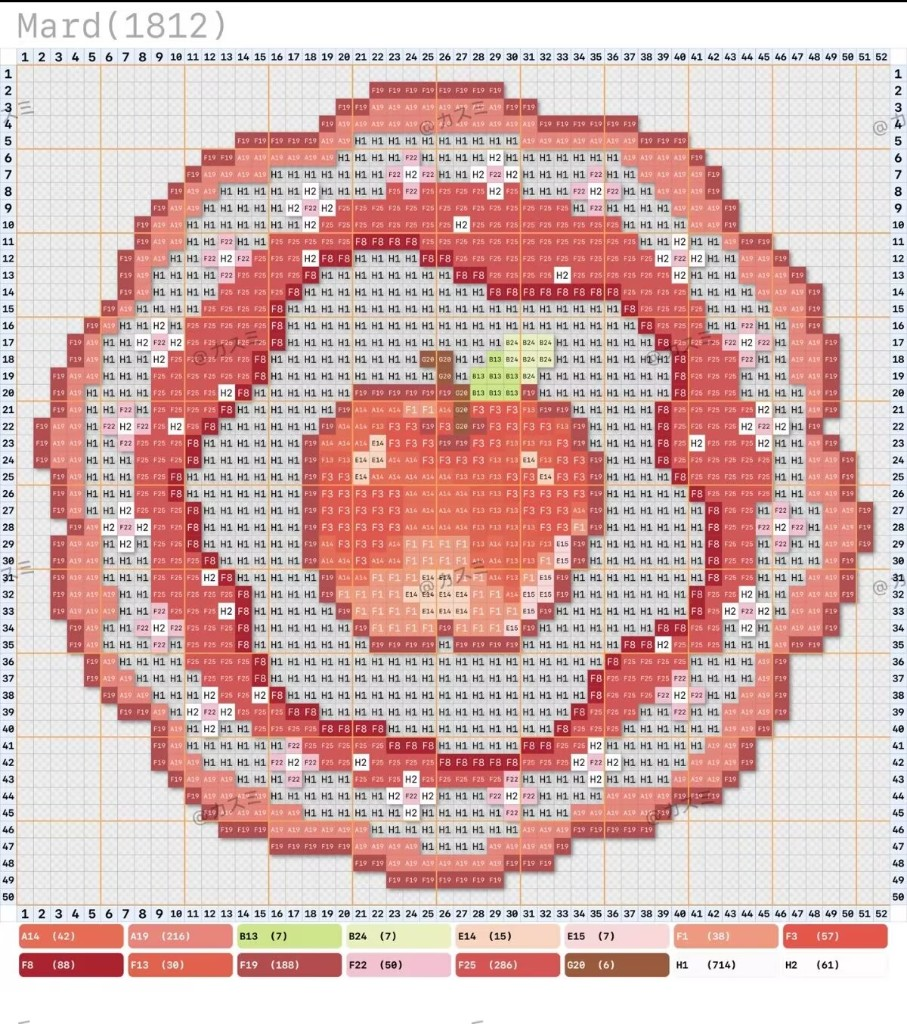
#> input picture sample-chart.png, 907 x 1024 px
$ python app.py ../sample-chart.png
#> lines starting #> are read from the running program, lines starting #| are printed output that depends on the picture; after the words box and inside, x2 and y2 are one past the last pixel; in counts of white or black regions, pixels touching at a corner belong together
### mard_chart_tool/color_match.py
# -*- coding: utf-8 -*-
"""
颜色匹配：RGB → Lab（D65）→ CIEDE2000 → 最近 MARD 色号。
"""
from __future__ import annotations

import numpy as np

from mard221_dict import mard221_dict


def rgb2lab(rgb):
    """
    RGB 转 LAB，D65 白点（与色库预计算 Lab 同一套公式）。
    :param rgb: (R, G, B)，范围 0~255
    :return: [L, a, b]
    """
    r, g, b = rgb[0] / 255.0, rgb[1] / 255.0, rgb[2] / 255.0

    def gamma(x):
        return ((x + 0.055) / 1.055) ** 2.4 if x > 0.04045 else x / 12.92

    r, g, b = gamma(r), gamma(g), gamma(b)
    x = r * 0.4124 + g * 0.3576 + b * 0.1805
    y = r * 0.2127 + g * 0.7152 + b * 0.0722
    z = r * 0.0193 + g * 0.1192 + b * 0.9503

    def f(t):
        return t ** (1 / 3) if t > 0.008856 else (7.787 * t) + (16 / 116)

    l = 116 * f(y) - 16
    a = 500 * (f(x) - f(y))
    b_ = 200 * (f(y) - f(z))
    return [l, a, b_]


# [72 lines left out: function ciede2000, not called in this run]


# 稳定排序的色号列表，供手动改色时循环
SORTED_CODES = sorted(
    mard221_dict.keys(),
    key=lambda c: (c[0], int("".join(ch for ch in c[1:] if ch.isdigit()) or 0)),
)

# 预计算 Lab 缓存（由色库 RGB + rgb2lab），加速整板匹配
_LAB_CACHE = {
    code: rgb2lab((vals[0], vals[1], vals[2]))
    for code, vals in mard221_dict.items()
}


# [24 lines left out: functions find_mard_color, code_to_bgr, not called in this run]

### mard_chart_tool/app.py
# -*- coding: utf-8 -*-
"""
拼豆图纸识别工具（Python + OpenCV + NumPy）

功能：
1. 四点拖拽透视矫正
2. 按行列数切分网格
3. 格内平均 RGB + CIEDE2000 匹配 MARD 色号
4. GUI 预览标注，点击格子可手动改色
5. 导出：标注图 / 色号矩阵 txt / 用量统计

依赖：opencv-python、numpy
运行：
  cd mard_chart_tool
  python app.py
  或：python app.py path/to/chart.png 52 50
  无界面批处理：python app.py path/to/chart.png 52 50 --auto
"""
from __future__ import annotations

import os
import sys
from collections import Counter
from pathlib import Path

import cv2
import numpy as np

from color_match import (
    SORTED_CODES,
    code_to_bgr,
    find_mard_color,
)
from mard221_dict import mard221_dict

# ---------------------------------------------------------------------------
# 全局交互状态
# ---------------------------------------------------------------------------
WIN_SRC = "1-选四点(拖拽)  Enter确认  R重置"
WIN_EDIT = "2-预览改色  左键选格  A/D换色号  S导出  Q退出"


class AppState:
    def __init__(self):
        self.src = None  # 原图 BGR
        self.display = None
        self.points = []  # 四个角点 [[x,y],...] 顺序：左上→右上→右下→左下
        self.drag_idx = -1
        self.cols = 52
        self.rows = 50
        self.warped = None
        self.codes = None  # list[list[str]]
        self.sel = None  # (r, c) 当前选中格
        self.out_dir = Path("output_mard")


STATE = AppState()


# ---------------------------------------------------------------------------
# 透视与网格
# ---------------------------------------------------------------------------
# [61 lines left out: functions order_points, warp_perspective, sample_cell_rgb, recognize_grid, not called in this run]


# ---------------------------------------------------------------------------
# 绘制
# ---------------------------------------------------------------------------
def draw_source_with_points(img, points, drag_idx=-1):
    vis = img.copy()
    n = len(points)
    for i, (x, y) in enumerate(points):
        color = (0, 0, 255) if i == drag_idx else (0, 255, 0)
        cv2.circle(vis, (int(x), int(y)), 10, color, -1)
        cv2.putText(
            vis,
            str(i + 1),
            (int(x) + 12, int(y) - 8),
            cv2.FONT_HERSHEY_SIMPLEX,
            0.8,
            color,
            2,
        )
    if n >= 2:
        for i in range(n):
            if i + 1 < n:
                p1 = tuple(map(int, points[i]))
                p2 = tuple(map(int, points[i + 1]))
                cv2.line(vis, p1, p2, (255, 128, 0), 2)
        if n == 4:
            cv2.line(
                vis,
                tuple(map(int, points[3])),
                tuple(map(int, points[0])),
                (255, 128, 0),
                2,
            )
    tip = "点击添加角点(需4个) | 拖拽调整 | Enter确认 | R重置"
    cv2.putText(vis, tip, (10, 28), cv2.FONT_HERSHEY_SIMPLEX, 0.7, (0, 255, 255), 2)
    return vis


# [128 lines left out: functions render_annotated, export_all, on_mouse_src, on_mouse_edit, cycle_code, not called in this run]


# ---------------------------------------------------------------------------
# 主流程
# ---------------------------------------------------------------------------
def ask_path_and_size(argv):
    """解析参数。支持：python app.py [图] [cols] [rows] [--auto]"""
    args = [a for a in argv[1:] if a != "--auto"]
    auto = "--auto" in argv

    if len(args) >= 1:
        path = args[0]
    else:
        path = input("请输入图纸图片路径: ").strip().strip('"')
    if not path or not os.path.isfile(path):
        print("文件不存在:", path)
        sys.exit(1)

    if len(args) >= 3:
        cols, rows = int(args[1]), int(args[2])
    elif auto:
        cols, rows = 52, 50
    else:
        cols = int(input("列数 cols（如 52）: ").strip() or "52")
#> the answer given: 3
        rows = int(input("行数 rows（如 50）: ").strip() or "50")
#> the answer given: 3
    return path, cols, rows, auto


# [6 lines left out: function auto_corners, not called in this run]


def stage_select_corners():
    st = STATE
    cv2.namedWindow(WIN_SRC, cv2.WINDOW_NORMAL)
    cv2.resizeWindow(WIN_SRC, min(1200, st.src.shape[1]), min(900, st.src.shape[0]))
    cv2.setMouseCallback(WIN_SRC, on_mouse_src)
    print("请按 左上→右上→右下→左下 点击四个角，可拖拽微调，Enter 确认。")

    while True:
        vis = draw_source_with_points(st.src, st.points, st.drag_idx)
        cv2.imshow(WIN_SRC, vis)
        key = cv2.waitKey(16) & 0xFF
        if key in (13, 10):  # Enter
            if len(st.points) == 4:
                break
            print("需要恰好 4 个角点，当前:", len(st.points))
        elif key in (ord("r"), ord("R")):
            st.points = []
            st.drag_idx = -1
        elif key in (ord("q"), 27):
            cv2.destroyAllWindows()
            sys.exit(0)
    cv2.destroyWindow(WIN_SRC)


# [55 lines left out: functions stage_recognize_and_edit, stage_auto_recognize, not called in this run]


def main(argv=None):
    argv = argv if argv is not None else sys.argv
    path, cols, rows, auto = ask_path_and_size(argv)
    img = cv2.imread(path, cv2.IMREAD_COLOR)
#> img is the input picture: shape (1024, 907, 3); mean B, G, R 177.9, 180.9, 214.9
    if img is None:
        print("无法读取图片:", path)
        sys.exit(1)

    STATE.src = img
    STATE.cols = cols
    STATE.rows = rows
    STATE.out_dir = Path(path).resolve().parent / "output_mard"
    print(f"图片 {img.shape[1]}x{img.shape[0]}，网格 {cols}×{rows}")
#| 图片 907x1024，网格 3×3
    print(f"色库色数: {len(mard221_dict)}")

    if auto:
        stage_auto_recognize()
    else:
        stage_select_corners()
#> in draw_source_with_points, `cv2.putText(vis, tip, (10, 28), cv2.FONT_HERSHEY_SIMPLEX, 0.7, (0, 255..`:
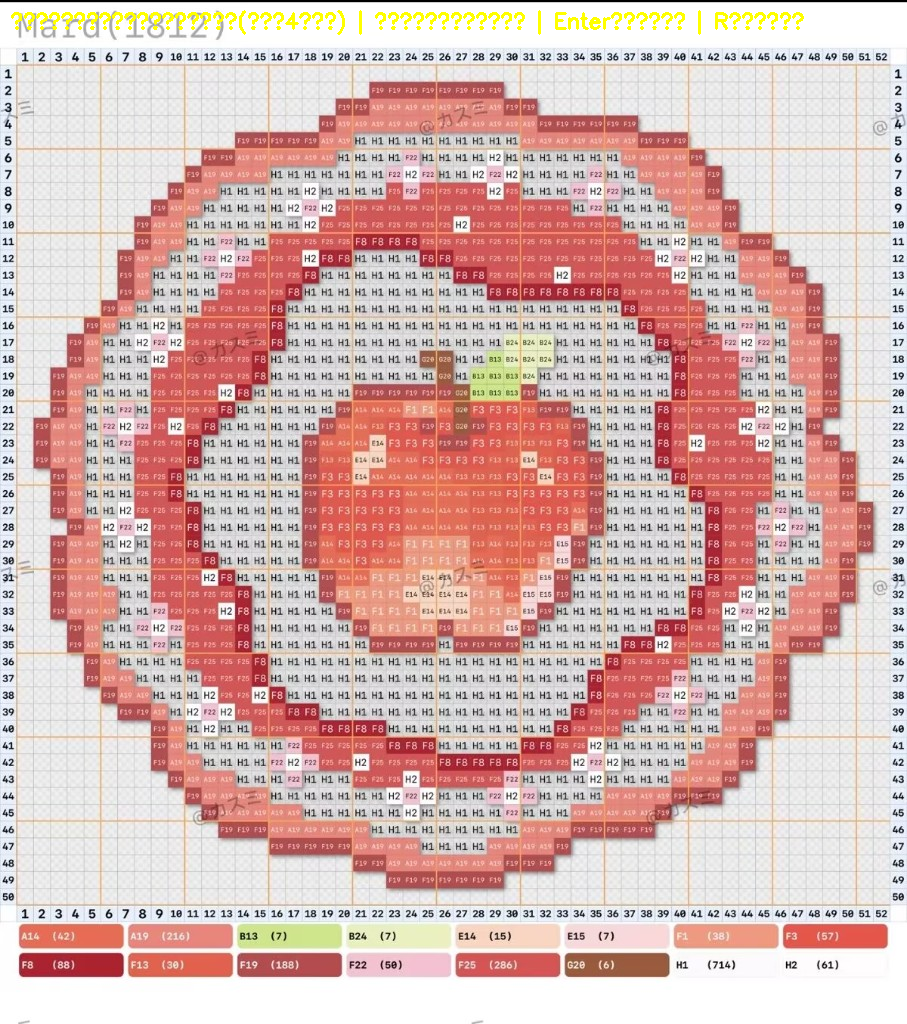
#> vis: shape (1024, 907, 3); 0.53% of pixels changed, all inside (x1, y1, x2, y2) = (11, 10, 804, 35)
#> (key q is pressed here)
        stage_recognize_and_edit()
    print("结束。")


if __name__ == "__main__":
    main()
#> (the program exits here)
